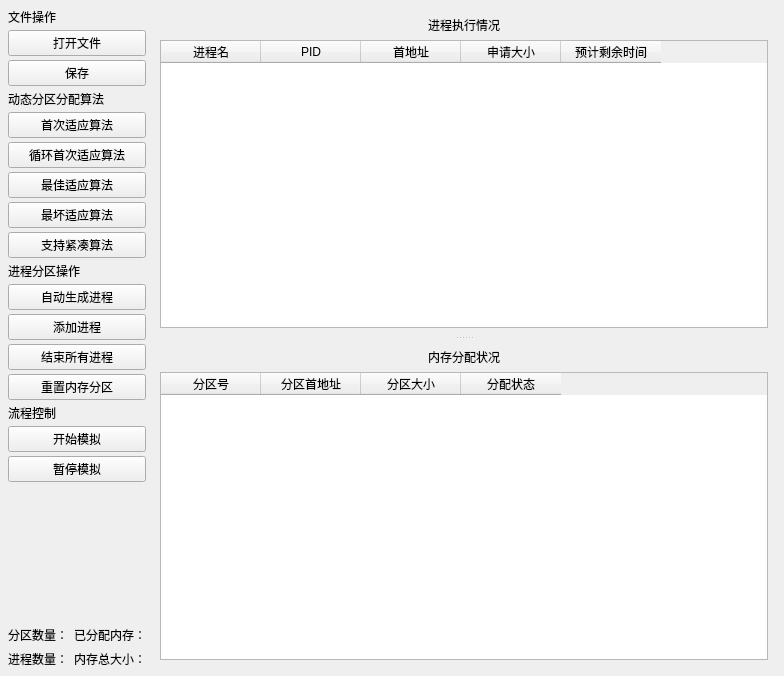
<?xml version="1.0" encoding="UTF-8"?>
<ui version="4.0">
 <class>MainWindow</class>
 <widget class="QWidget" name="MainWindow">
  <property name="geometry">
   <rect>
    <x>0</x>
    <y>0</y>
    <width>784</width>
    <height>676</height>
   </rect>
  </property>
  <property name="windowTitle">
   <string>DSMWindow</string>
  </property>
  <layout class="QGridLayout" name="gridLayout" columnstretch="0,5">
   <item row="0" column="0">
    <layout class="QVBoxLayout" name="vl_options">
     <property name="spacing">
      <number>4</number>
     </property>
     <item>
      <widget class="QLabel" name="label_5">
       <property name="text">
        <string>文件操作</string>
       </property>
       <property name="alignment">
        <set>Qt::AlignLeading|Qt::AlignLeft|Qt::AlignVCenter</set>
       </property>
      </widget>
     </item>
     <item>
      <widget class="QPushButton" name="btn_openFile">
       <property name="text">
        <string>打开文件</string>
       </property>
      </widget>
     </item>
     <item>
      <widget class="QPushButton" name="btn_save">
       <property name="text">
        <string>保存</string>
       </property>
      </widget>
     </item>
     <item>
      <widget class="QLabel" name="label_2">
       <property name="text">
        <string>动态分区分配算法</string>
       </property>
       <property name="alignment">
        <set>Qt::AlignLeading|Qt::AlignLeft|Qt::AlignVCenter</set>
       </property>
      </widget>
     </item>
     <item>
      <widget class="QPushButton" name="btn_FF">
       <property name="text">
        <string>首次适应算法</string>
       </property>
       <property name="checkable">
        <bool>true</bool>
       </property>
       <property name="autoExclusive">
        <bool>true</bool>
       </property>
      </widget>
     </item>
     <item>
      <widget class="QPushButton" name="btn_NF">
       <property name="text">
        <string>循环首次适应算法</string>
       </property>
       <property name="checkable">
        <bool>true</bool>
       </property>
       <property name="autoExclusive">
        <bool>true</bool>
       </property>
      </widget>
     </item>
     <item>
      <widget class="QPushButton" name="btn_BF">
       <property name="text">
        <string>最佳适应算法</string>
       </property>
       <property name="checkable">
        <bool>true</bool>
       </property>
       <property name="autoExclusive">
        <bool>true</bool>
       </property>
      </widget>
     </item>
     <item>
      <widget class="QPushButton" name="btn_WF">
       <property name="text">
        <string>最坏适应算法</string>
       </property>
       <property name="checkable">
        <bool>true</bool>
       </property>
       <property name="autoExclusive">
        <bool>true</bool>
       </property>
      </widget>
     </item>
     <item>
      <widget class="QPushButton" name="btn_compact">
       <property name="text">
        <string>支持紧凑算法</string>
       </property>
       <property name="checkable">
        <bool>true</bool>
       </property>
      </widget>
     </item>
     <item>
      <widget class="QLabel" name="label_3">
       <property name="text">
        <string>进程分区操作</string>
       </property>
       <property name="alignment">
        <set>Qt::AlignLeading|Qt::AlignLeft|Qt::AlignVCenter</set>
       </property>
      </widget>
     </item>
     <item>
      <widget class="QPushButton" name="btn_autoCreateProcess">
       <property name="text">
        <string>自动生成进程</string>
       </property>
      </widget>
     </item>
     <item>
      <widget class="QPushButton" name="btn_addProcess">
       <property name="text">
        <string>添加进程</string>
       </property>
      </widget>
     </item>
     <item>
      <widget class="QPushButton" name="btn_endProcess">
       <property name="text">
        <string>结束所有进程</string>
       </property>
      </widget>
     </item>
     <item>
      <widget class="QPushButton" name="btn_resetMemory">
       <property name="text">
        <string>重置内存分区</string>
       </property>
      </widget>
     </item>
     <item>
      <widget class="QLabel" name="label_1">
       <property name="text">
        <string>流程控制</string>
       </property>
      </widget>
     </item>
     <item>
      <widget class="QPushButton" name="btn_startSystem">
       <property name="text">
        <string>开始模拟</string>
       </property>
       <property name="checkable">
        <bool>true</bool>
       </property>
      </widget>
     </item>
     <item>
      <widget class="QPushButton" name="btn_endSystem">
       <property name="text">
        <string>暂停模拟</string>
       </property>
       <property name="checkable">
        <bool>true</bool>
       </property>
      </widget>
     </item>
     <item>
      <layout class="QHBoxLayout" name="horizontalLayout"/>
     </item>
     <item>
      <spacer name="vs_leftOptions">
       <property name="orientation">
        <enum>Qt::Vertical</enum>
       </property>
       <property name="sizeHint" stdset="0">
        <size>
         <width>20</width>
         <height>40</height>
        </size>
       </property>
      </spacer>
     </item>
     <item>
      <layout class="QHBoxLayout" name="hl_statistics">
       <property name="topMargin">
        <number>0</number>
       </property>
       <item>
        <layout class="QVBoxLayout" name="verticalLayout_2">
         <property name="topMargin">
          <number>0</number>
         </property>
         <item>
          <widget class="QLabel" name="lb_partitionCount">
           <property name="text">
            <string>分区数量：</string>
           </property>
          </widget>
         </item>
         <item>
          <widget class="QLabel" name="lb_processCount">
           <property name="text">
            <string>进程数量：</string>
           </property>
          </widget>
         </item>
        </layout>
       </item>
       <item>
        <layout class="QVBoxLayout" name="verticalLayout">
         <item>
          <widget class="QLabel" name="lb_allocated">
           <property name="text">
            <string>已分配内存：</string>
           </property>
          </widget>
         </item>
         <item>
          <widget class="QLabel" name="lb_memorySize">
           <property name="text">
            <string>内存总大小：</string>
           </property>
          </widget>
         </item>
        </layout>
       </item>
      </layout>
     </item>
    </layout>
   </item>
   <item row="0" column="1">
    <widget class="QSplitter" name="splitter">
     <property name="orientation">
      <enum>Qt::Vertical</enum>
     </property>
     <widget class="QWidget" name="layoutWidget">
      <layout class="QVBoxLayout" name="vl_ptable">
       <item>
        <widget class="QLabel" name="lb_ppc">
         <property name="text">
          <string>进程执行情况</string>
         </property>
         <property name="alignment">
          <set>Qt::AlignCenter</set>
         </property>
        </widget>
       </item>
       <item>
        <widget class="QTableWidget" name="tw_processTable">
         <property name="focusPolicy">
          <enum>Qt::NoFocus</enum>
         </property>
         <property name="editTriggers">
          <set>QAbstractItemView::NoEditTriggers</set>
         </property>
         <property name="alternatingRowColors">
          <bool>true</bool>
         </property>
         <property name="verticalScrollMode">
          <enum>QAbstractItemView::ScrollPerPixel</enum>
         </property>
         <property name="horizontalScrollMode">
          <enum>QAbstractItemView::ScrollPerPixel</enum>
         </property>
         <column>
          <property name="text">
           <string>进程名</string>
          </property>
         </column>
         <column>
          <property name="text">
           <string>PID</string>
          </property>
         </column>
         <column>
          <property name="text">
           <string>首地址</string>
          </property>
         </column>
         <column>
          <property name="text">
           <string>申请大小</string>
          </property>
         </column>
         <column>
          <property name="text">
           <string>预计剩余时间</string>
          </property>
         </column>
        </widget>
       </item>
      </layout>
     </widget>
     <widget class="QWidget" name="layoutWidget">
      <layout class="QVBoxLayout" name="vl_mtable">
       <item>
        <widget class="QLabel" name="lb_mac">
         <property name="text">
          <string>内存分配状况</string>
         </property>
         <property name="alignment">
          <set>Qt::AlignCenter</set>
         </property>
        </widget>
       </item>
       <item>
        <widget class="QTableWidget" name="tw_memoryTable">
         <property name="focusPolicy">
          <enum>Qt::NoFocus</enum>
         </property>
         <property name="editTriggers">
          <set>QAbstractItemView::NoEditTriggers</set>
         </property>
         <property name="alternatingRowColors">
          <bool>true</bool>
         </property>
         <property name="verticalScrollMode">
          <enum>QAbstractItemView::ScrollPerPixel</enum>
         </property>
         <property name="horizontalScrollMode">
          <enum>QAbstractItemView::ScrollPerPixel</enum>
         </property>
         <column>
          <property name="text">
           <string>分区号</string>
          </property>
         </column>
         <column>
          <property name="text">
           <string>分区首地址</string>
          </property>
         </column>
         <column>
          <property name="text">
           <string>分区大小</string>
          </property>
         </column>
         <column>
          <property name="text">
           <string>分配状态</string>
          </property>
         </column>
        </widget>
       </item>
      </layout>
     </widget>
    </widget>
   </item>
  </layout>
 </widget>
 <layoutdefault spacing="6" margin="8"/>
 <resources/>
 <connections/>
</ui>
